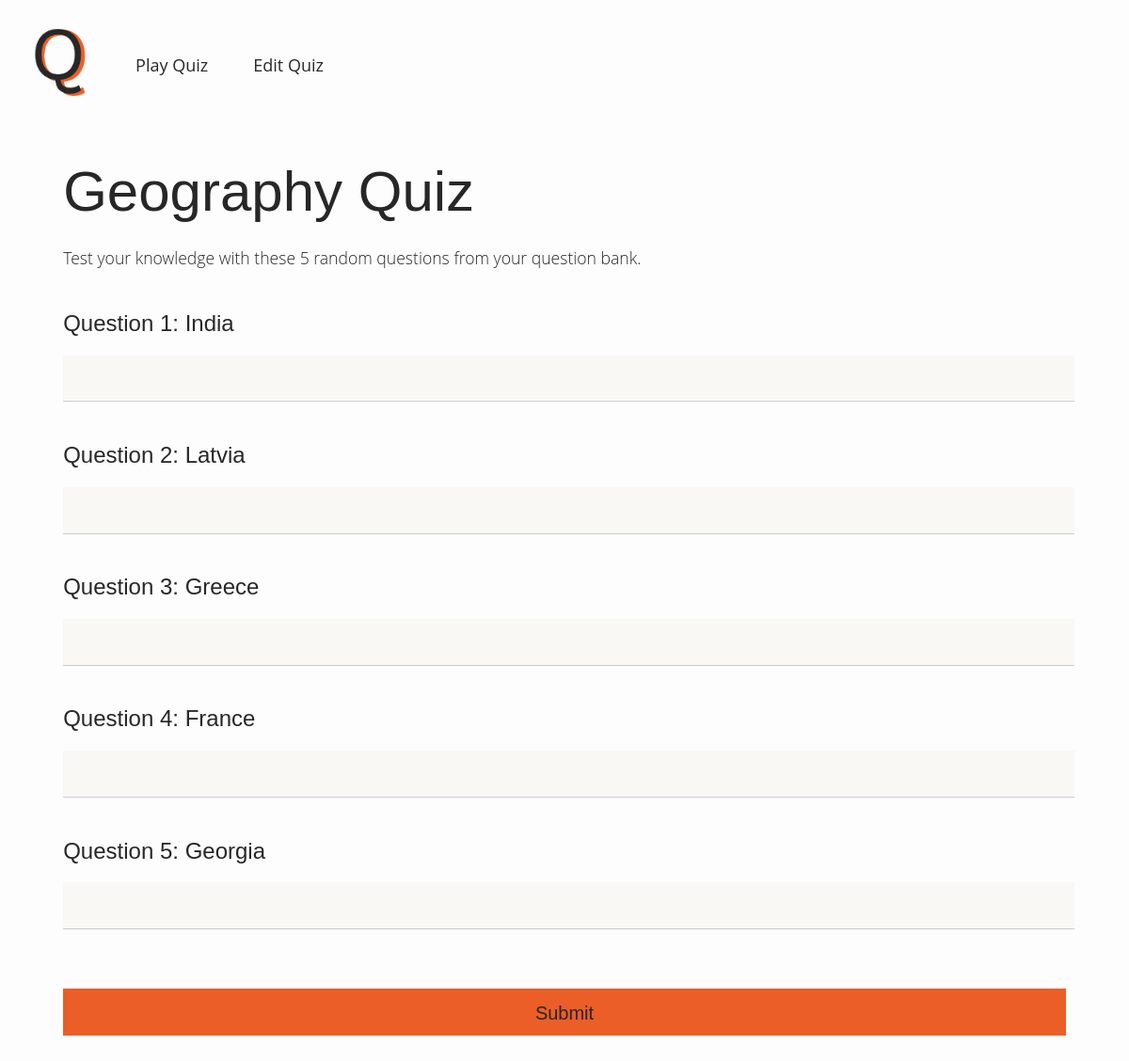
The page / on the database its author committed.
### app/models.py (models this page shows, shortened)
class Question(db.Model):
    id = db.Column(db.Integer, primary_key=True)
    question = db.Column(db.String(120), index=True, unique=False)
    answer = db.Column(db.String(120), index=True, unique=False)

### app/routes.py (the view)
@app.route("/", methods=["GET"])
def quiz():
	questions = Question.query.all()
	quiz_list = random.sample(questions, 5)
	ordered_quiz_list = sorted(quiz_list, key=lambda x: x.id)
	return render_template("main.html", questions=ordered_quiz_list)

### app/templates/main.html (shortened to what this page needs)
{% extends "base.html" %}
{% block body %}
<div class="quiz">
	<h1>Geography Quiz</h1>
	<p class="tagline">Test your knowledge with these 5 random questions from your question bank.</p>
	<div id="quiz-body">
		<form action="{{ url_for('show_result') }}" method="POST">
			{% for question in questions %}
				<h2>Question {{ loop.index }}: {{ question.question }}</h2>
				<input type="text" name="{{ question.id }}" autocomplete="off">
				<br>
			{% endfor %}
			<input type="submit" value="Submit">
		</form>
	</div>
</div>
{% endblock %}

### app/templates/base.html (shortened to what this page needs)
<!DOCTYPE html>
<html>
<head>
	<link rel="stylesheet" href="{{ url_for('static', filename='css/main.css') }}"/>
</head>
<body>
	<div class="topnav">
		<a href="/"><img src="static/images/logo.png"></a>
		<a class="active" href="/">Play Quiz</a>
		<a href="/edit">Edit Quiz</a>
	</div>
	{% block body %}{% endblock %}
</body>
</html>

### app/static/css/main.css (style rules this page uses)
body { align-items: left; background-color: #FDFDFD; }
h1 { font-family: Work Sans, sans-serif; font-weight: 300; font-size: 3.75em; margin-bottom: 0.4em; color: #272727; }
h2 { font-family: Work Sans, sans-serif; font-weight: 500; font-size: 1.5em; color: #272727; }
p { font-family: Open Sans, sans-serif; margin-bottom: 0px; font-size: 1.1em; font-weight: 300; color: #272727; }
a { text-decoration: none; color: #272727; }
input { width: 100%; margin-bottom: 1.3em; }
input[type="text"], textarea { background-color: #F9F8F5; border: none; border-bottom: 1px solid #cccccc; height: 1.75em; font-family: Open Sans, sans-serif; padding: 0.5em 0em 0.5em 0.5em; font-size: 1.1em; font-weight: 300; }
input[type="submit"], textarea, button { background-color: #EB5E28; border: none; padding: 0.75em; height: 2.5em; margin-top: 2em; font-family: Work Sans, sans-serif; font-weight: 400; font-size: 1.25em; text-decoration: none; color: #272727; }
.quiz { margin-left: 5%; margin-right: 5%; }
.tagline { margin-bottom: 2.5em; }
.topnav { overflow: hidden; display: flex; align-items: center; }
.topnav a { float: left; color: #272727; text-align: center; padding: 18px 24px; text-decoration: none; font-size: 18px; vertical-align: middle; font-family: 'Open Sans'; font-weight: 400; }
.topnav a img { height: auto; width: auto; max-height: 80px; max-width: 160px; }

### rows shown on the page
Question: question "India"
Question: question "Latvia"
Question: question "Greece"
Question: question "France"
Question: question "Georgia"
